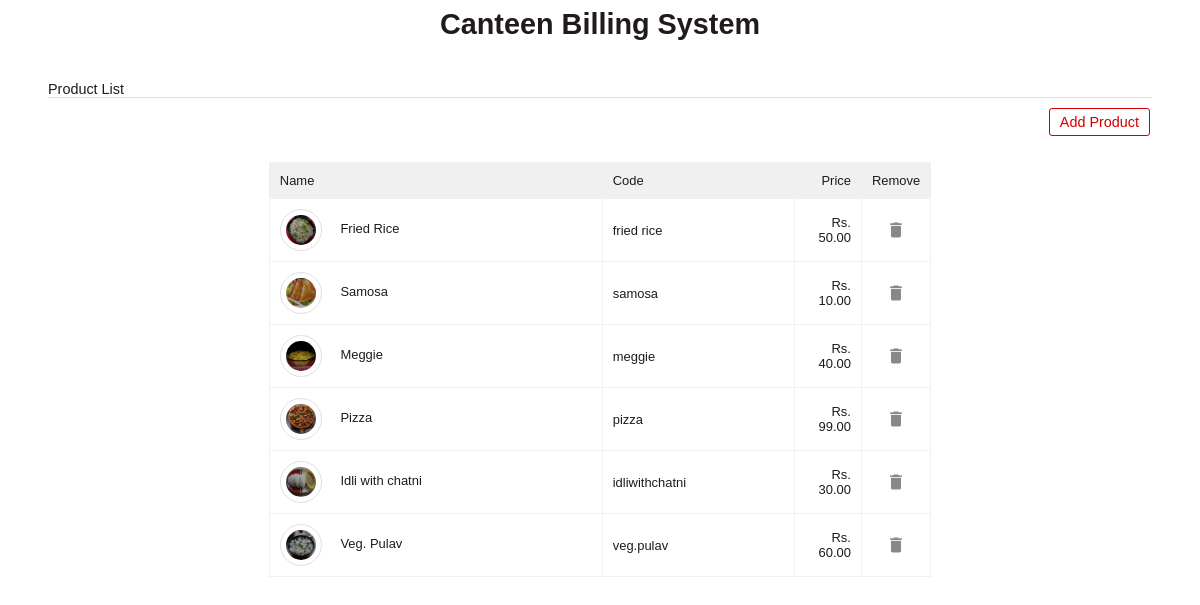
The app's page /admin/delproduct.php with its own data.
### tables this page shows
CREATE TABLE IF NOT EXISTS `tbl_product` (
  `id` int(8) NOT NULL AUTO_INCREMENT,
  `name` varchar(255) NOT NULL,
  `code` varchar(255) NOT NULL,
  `image` text NOT NULL,
  `price` double(10,2) NOT NULL,
  PRIMARY KEY (`id`),
  UNIQUE KEY `product_code` (`code`)
);

### dbcontroller.php (called while the page is built, shortened)
<?php
class DBController {
	private $host = "localhost";
	private $user = "root";
	private $password = "usbw";
	private $database = "cbs";
	private $conn;
	function __construct() {
		$this->conn = $this->connectDB();
	}
	function connectDB() {
		$conn = mysqli_connect($this->host,$this->user,$this->password,$this->database);
		return $conn;
	}
	function runQuery($query) {
		$result = mysqli_query($this->conn,$query);
		while($row=mysqli_fetch_assoc($result)) {
			$resultset[] = $row;
		}
		if(!empty($resultset))
			return $resultset;
	}
}
?>

### admin/delproduct.php (the view, shortened to what this page needs)
<?php
require_once("../dbcontroller.php");
$db_handle = new DBController();
?>
<HTML>
<HEAD>
<link href="/style.css" type="text/css" rel="stylesheet" />
</HEAD>
<BODY>
<header>
	<center>
	<h1>Canteen Billing System</h1>
	</center>
</header>
<div id="shopping-cart">
<div class="txt-heading">Product List</div>
<a id="btnEmpty" href="addproduct.php">Add Product</a>
<br>
<br>
<br>
<br>
<table class="tbl-cart" cellpadding="10" cellspacing="1">
<tbody>
<tr>
<th style="text-align:left;">Name</th>
<th style="text-align:left;">Code</th>
<th style="text-align:right;" width="10%">Price</th>
<th style="text-align:center;" width="5%">Remove</th>
</tr>
<?php
	$product_array = $db_handle->runQuery("SELECT * FROM tbl_product ORDER BY id ASC");
	if (!empty($product_array)) {
		foreach($product_array as $key=>$value){
	?>
		<tr>
				<td><img src="../<?php echo $product_array[$key]["image"]; ?>" class="cart-item-image" />
					<?php echo $product_array[$key]["name"]; ?></td>
				<td><?php echo $product_array[$key]["code"]; ?></td>
				<td  style="text-align:right;">Rs. <?php echo $product_array[$key]["price"]; ?></td>
				<td style="text-align:center;"><a href="?remove=<?php echo $product_array[$key]["id"]; ?>" class="btnRemoveAction"><img src="../icon-delete.png" alt="Remove Item" /></a></td>
		</tr>
	<?php
		}
	}
	?>
</tbody>
</table>
</BODY>
</HTML>

### style.css (style rules this page uses)
body { font-family: Arial; color: #211a1a; font-size: 0.9em; height: 100%; }
#shopping-cart { margin: 40px; }
#shopping-cart table { width: 60%; margin: 0 auto; background-color: #F0F0F0; }
#shopping-cart table td { background-color: #FFFFFF; }
.txt-heading { color: #211a1a; border-bottom: 1px solid #E0E0E0; overflow: auto; }
#btnEmpty { background-color: #ffffff; border: #d00000 1px solid; padding: 5px 10px; color: #d00000; float: right; text-decoration: none; border-radius: 3px; margin: 10px 2px; }
.tbl-cart { font-size: 0.9em; }
.tbl-cart th { font-weight: normal; }
.cart-item-image { width: 30px; height: 30px; border-radius: 50%; border: #E0E0E0 1px solid; padding: 5px; vertical-align: middle; margin-right: 15px; }

### records on screen
tbl_product: image (picture), name "Fried Rice", code "fried rice", price "50.00"
tbl_product: image (picture), name "Samosa", code "samosa", price "10.00"
tbl_product: image (picture), name "Meggie", code "meggie", price "40.00"
tbl_product: image (picture), name "Pizza", code "pizza", price "99.00"
tbl_product: image (picture), name "Idli with chatni", code "idliwithchatni", price "30.00"
tbl_product: image (picture), name "Veg. Pulav", code "veg.pulav", price "60.00"
